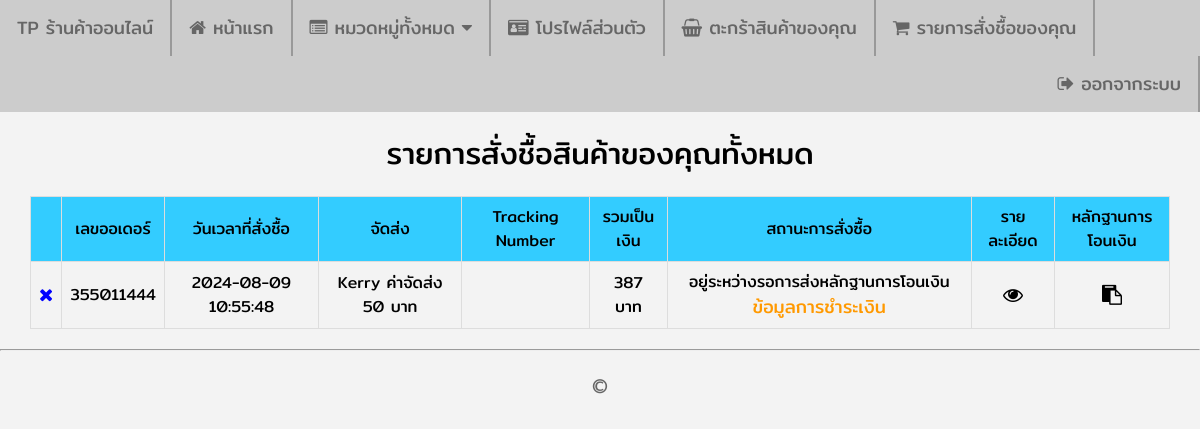
The app's page /shop_online/order.php (signed in) with its own data.
### tables this page shows
CREATE TABLE `shop_information` (
  `shop_information_id` int(5) NOT NULL,
  `shop_information_name` varchar(100) NOT NULL,
  `shop_information_email` varchar(100) NOT NULL,
  `shop_information_address` text NOT NULL,
  `shop_information_tel` varchar(10) NOT NULL,
  `shop_information_title` varchar(100) NOT NULL,
  `shop_information_logo` text NOT NULL
);

CREATE TABLE `order_list` (
  `order_id` int(10) NOT NULL,
  `order_ordernumber` varchar(10) NOT NULL,
  `order_date` datetime NOT NULL,
  `order_price` int(9) NOT NULL,
  `order_status` enum('อยู่ระหว่างรอการส่งหลักฐานการโอนเงิน','อยู่ระหว่างการตรวจหลักฐาน','อยู่ระหว่างจัดส่งสินค้า','ส่งสินค้าสำเร็จ') NOT NULL DEFAULT 'อยู่ระหว่างรอการส่งหลักฐานการโอนเงิน',
  `order_img` text NOT NULL,
  `member_id` int(10) NOT NULL,
  `transport_id` int(10) NOT NULL,
  `tracking_number` varchar(30) DEFAULT NULL
);

CREATE TABLE `transport` (
  `transport_id` int(10) NOT NULL,
  `transport_name` varchar(100) NOT NULL,
  `transport_price` varchar(5) NOT NULL
);

### shop_online/order.php (the view, shortened to what this page needs)
<?php
    require_once('connections/mysqli.php');
    $strSQL = "SELECT * FROM shop_information";
    $objQuery = mysqli_query($Connection,$strSQL);
    $objResult = mysqli_fetch_array($objQuery,MYSQLI_ASSOC);
    $strSQL2 = "SELECT * FROM order_list INNER JOIN member ON order_list.member_id = member.member_id WHERE member_username = '".$_SESSION['member_username']."'";
    $objQuery2 = mysqli_query($Connection,$strSQL2);
    $objResult2 = mysqli_fetch_array($objQuery2,MYSQLI_ASSOC);
    $strSQL3 = "SELECT * FROM order_list INNER JOIN (member,transport) ON (order_list.member_id = member.member_id AND order_list.transport_id = transport.transport_id) WHERE member_username = '".$_SESSION['member_username']."'";
    $strSQL3 .= "ORDER BY order_id DESC";
    $objQuery3 = mysqli_query($Connection,$strSQL3);
?>
<!DOCTYPE html>
<html lang="en">
<head>
  <link rel="stylesheet" href="https://cdnjs.cloudflare.com/ajax/libs/font-awesome/4.7.0/css/font-awesome.min.css">
  <link rel="stylesheet" type="text/css" href="assets/css/body.css">
  <link rel="stylesheet" type="text/css" href="assets/css/navigationbar.css">
  <link rel="stylesheet" type="text/css" href="assets/css/shop.css">
</head>
<body>
  <?php include 'includes/navbar.php';?>
  <div class="shop_div_2">
    <?php
    if ($objResult2["order_id"] == NULL) {
    ?>
    <span class="shop_span_7">ไม่มีรายการสั่งชื้อสินค้าของคุณ</span>
    <?php
    }else{
    ?>
    <span class="shop_span_7">รายการสั่งชื้อสินค้าของคุณทั้งหมด</span>
    <div class="shop_div_7">
      <table class="shop_table_1">
        <tr>
          <td bgcolor="#33CCFF"></td>
          <td bgcolor="#33CCFF">เลขออเดอร์</td>
          <td bgcolor="#33CCFF">วันเวลาที่สั่งชื้อ</td>
          <td bgcolor="#33CCFF">จัดส่ง</td>
          <td bgcolor="#33CCFF">Tracking Number</td>
          <td bgcolor="#33CCFF">รวมเป็นเงิน</td>
          <td bgcolor="#33CCFF">สถานะการสั่งซื้อ</td>
          <td bgcolor="#33CCFF">รายละเอียด</td>
          <td bgcolor="#33CCFF">หลักฐานการโอนเงิน</td>
        </tr>
        <?php
        while ($objResult3 = mysqli_fetch_array($objQuery3,MYSQLI_ASSOC)) {
        ?>
        <tr>
          <td><a class="shop_a_3" href="JavaScript:if(confirm('คุณต้องการลบออเดอร์ใช่หรือไม่')==true){window.location='order_delete.php?order_id=<?php echo $objResult2["order_id"];?>&order_ordernumber=<?php echo $objResult2["order_ordernumber"];?>';}"><i class="fa fa-times"></i></a></td>
          <td><?php echo $objResult3["order_ordernumber"]; ?></td>
          <td><?php echo $objResult3["order_date"]; ?></td>
          <td><?php echo $objResult3["transport_name"]." ค่าจัดส่ง ".$objResult3["transport_price"]." บาท"; ?></td>
          <td><?php echo $objResult3["tracking_number"]; ?></td>
          <td><?php echo $objResult3["order_price"] + $objResult3["transport_price"]." บาท";?></td>
          <td>
            <?php
            if ($objResult3["order_status"] == 'อยู่ระหว่างรอการส่งหลักฐานการโอนเงิน') {
              ?>
              <span>อยู่ระหว่างรอการส่งหลักฐานการโอนเงิน <a class="shop_a_4" href="payment.php">ข้อมูลการชำระเงิน</a></span>
              <?php
            }else{
              echo $objResult3["order_status"];
            }
            ?>
          </td>
          <td><a class="shop_a_2" href="order_view.php?order_ordernumber=<?php echo $objResult3["order_ordernumber"];?>"><i class="fa fa-eye"></i></a></td>
          <td><a class="shop_a_2" href="money_transfer_slip.php?order_id=<?php echo $objResult3["order_id"];?>"><i class="fa fa-clipboard"></i></a></td>
        </tr>
        <?php
        }
        ?>
      </table>
    </div>
    <?php
    }
    ?>
  </div>
  <hr>
  <?php include 'includes/footer.php';?>
</body>
</html>

### shop_online/includes/navbar.php (shortened to what this page needs)
<ul>
  <li><a><?php echo $objResult['shop_information_name']; ?></a></li>
  <li><a href="index.php"><i class="fa fa-home"></i> หน้าแรก</a></li>
  <li class="dropdown">
    <a href="javascript:void(0)" class="dropbtn"><i class="fa fa-list-alt"></i> หมวดหมู่ทั้งหมด <i class="fa fa-caret-down"></i></a>
  </li>
  <?php
  if ($_SESSION != NULL) {
  ?>
  <li><a href="profile.php"><i class="fa fa-id-card"></i> โปรไฟล์ส่วนตัว</a></li>
  <li><a href="basket.php"><i class="fa fa-shopping-basket"></i> ตะกร้าสินค้าของคุณ</a></li>
  <li><a href="order.php"><i class="fa fa-shopping-cart"></i> รายการสั่งชื้อของคุณ</a></li>
  <li style="float:right"><a href="logout.php"><i class="fa fa-sign-out"></i> ออกจากระบบ</a></li>
  <?php
  }
  ?>
</ul>

### shop_online/assets/css/body.css (style rules this page uses)
body { font-family: mitrregular; background-color: #f3f3f3; margin-left: 0px; margin-top: 0px; margin-right: 0px; margin-bottom: 0px; }

### shop_online/assets/css/navigationbar.css (style rules this page uses)
ul { list-style-type: none; margin: 0; padding: 0; overflow: hidden; background-color: #CCC; }
li { float: left; border-right: 2px solid #999; }
li a { display: block; color: #666; text-align: center; padding: 15px 17px; text-decoration: none; font-size: 18px; }
li.dropdown { display: inline-block; }

### shop_online/assets/css/shop.css (style rules this page uses)
div.shop_div_2 { display: block; margin: auto; margin-top: 20px; margin-bottom: 20px; text-align: center; }
div.shop_div_7 { display: block; margin: auto; margin-top: 20px; margin-bottom: 20px; width: 95%; text-align: left; }
span.shop_span_7 { display: block; color: #000; font-size: 30px; }
a.shop_a_2:link, a.shop_a_2:visited, a.shop_a_2:hover, a.shop_a_2:active { color: #000; text-decoration: none; font-size: 20px; }
a.shop_a_3:link, a.shop_a_3:visited, a.shop_a_3:hover, a.shop_a_3:active { color: #0000FF; text-decoration: none; font-size: 18px; }
a.shop_a_4:link, a.shop_a_4:visited, a.shop_a_4:hover, a.shop_a_4:active { color: #FF9900; text-decoration: none; font-size: 18px; }
table.shop_table_1 { border-collapse: collapse; width: 100%; text-align: center; }
table.shop_table_1 tr, table.shop_table_1 td { border: 1px solid #ddd; padding: 8px; font-size: 16px; }

### records on screen
shop_information: shop_information_name "TP ร้านค้าออนไลน์"
order_list: order_ordernumber "355011444", order_date "2024-08-09 10:55:48", transport.transport_name "Kerry", transport.transport_price "50", $objResult3["order_price"] + $objResult3["transport_price"] "387", shows "อยู่ระหว่างรอการส่งหลักฐานการโอนเงิน"
